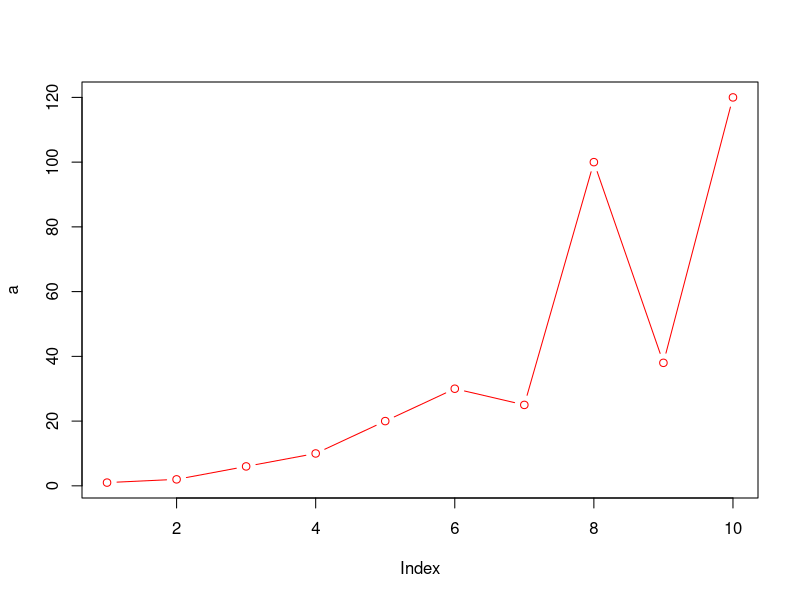
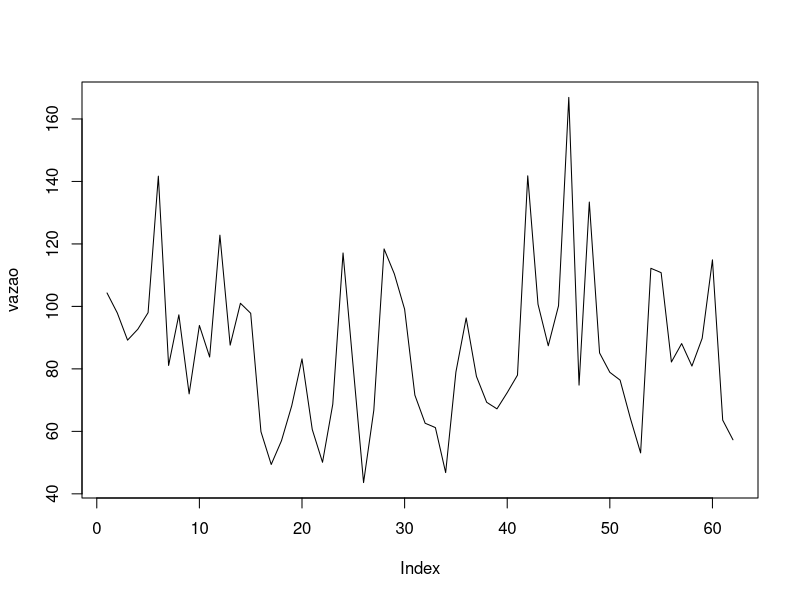
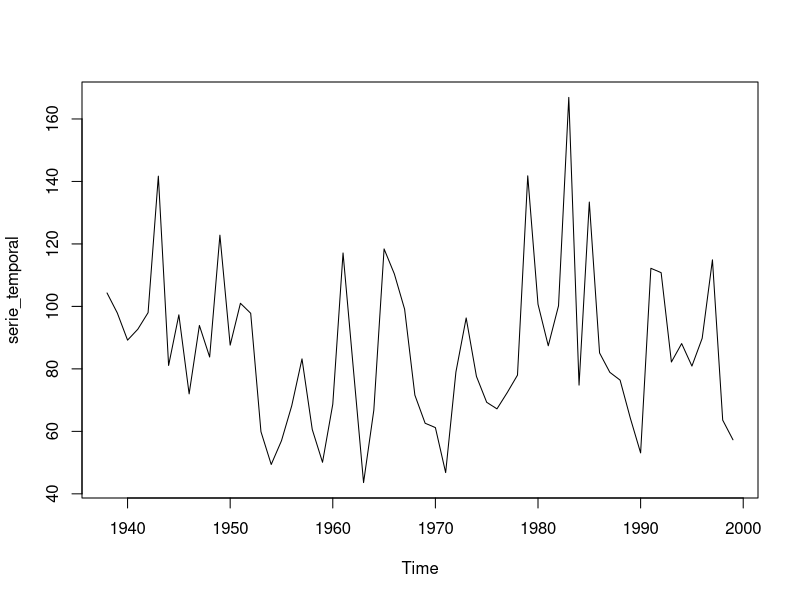
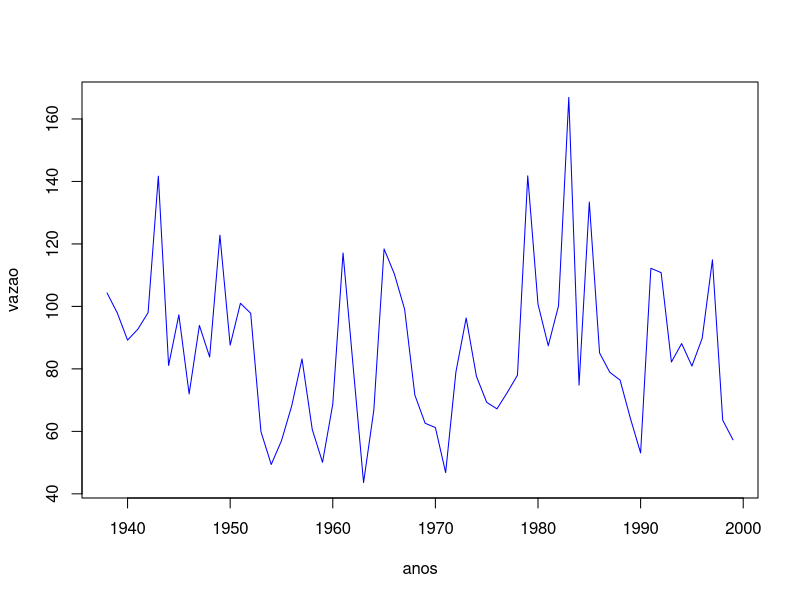
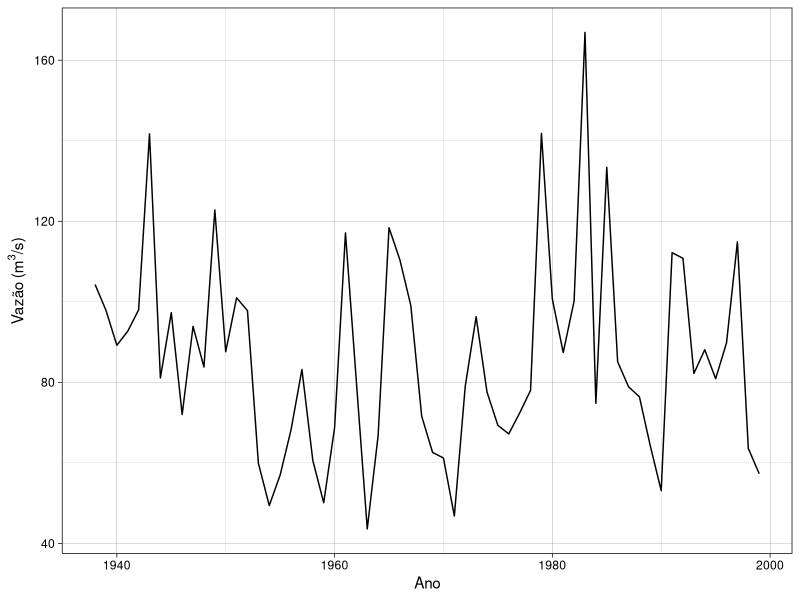
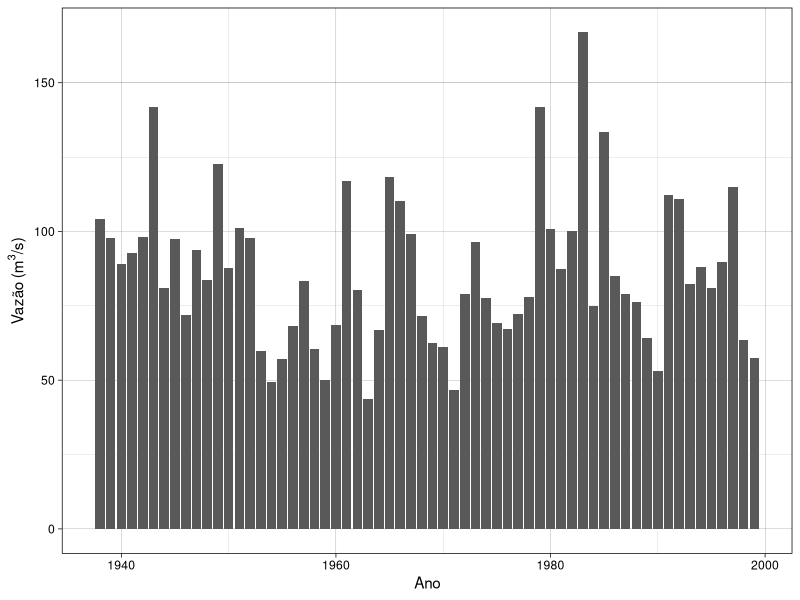
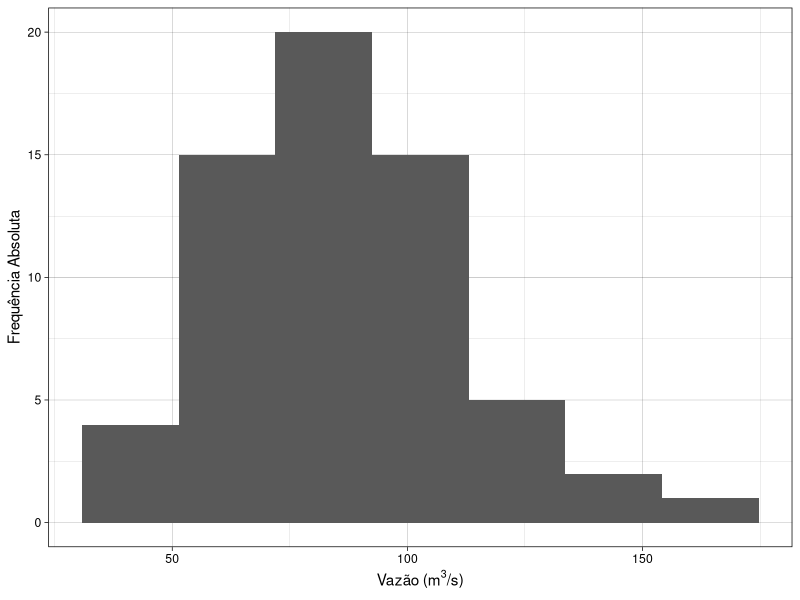
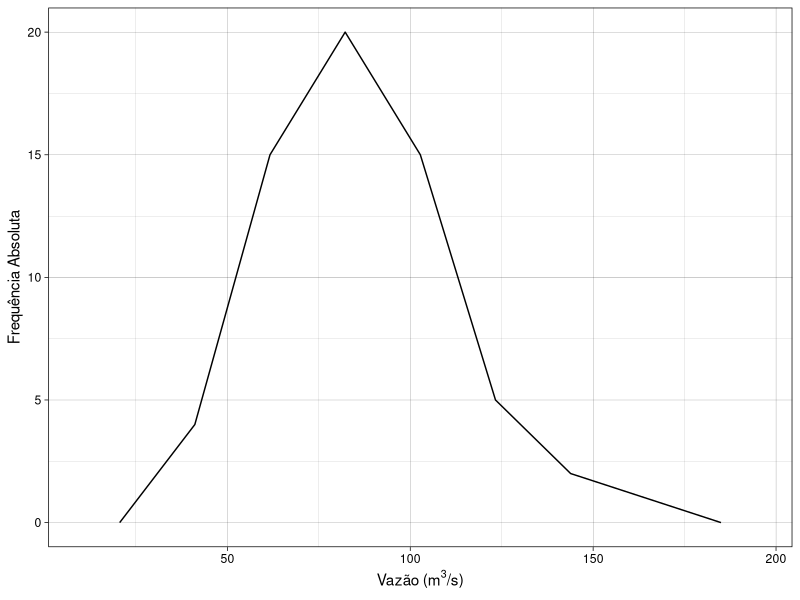

R code for these plots, in order:
# Preamble
library(ggplot2)

# Assigning values
x <- 4
y <- 10
z <- x + y

# Vector - beginning in i = 1 (includes the last value of the range)
a <- c(1, 2, 6, 10, 20, 30, 25, 100, 38, 120)
b <- a[2:4]

# Plotting graphics
plot(a, col='red', type='b')

# Defining path to file
# setwd('/Users/rq.aita/Códigos/stats-hydro/files')
setwd('/home/ufpr/Documentos/GitHub/stats-hydro/files')

# Loading file serie_anual.txt
serie_anual <- read.csv('serie_anual.txt', sep='\t', header=FALSE)

# Extracting values from data frame
vazao <- serie_anual$V2
plot(vazao, type='l')

# Plotting time series
serie_temporal <- ts(vazao, start=1938, end=1999)
plot(serie_temporal, type='l')

anos <- serie_anual$V1
plot(anos, vazao, type='l', col='blue')

# TODO
# Plot the following graphics: bar, line, flow duration curve and histogram

# Line
ggplot(serie_anual) + 
  geom_line(aes(x=V1, y=V2)) + 
  labs(x='Ano', y=expression('Vazão (m'^3*'/s)')) +
  theme_linedraw()

# Bar
ggplot(serie_anual) + 
  geom_col(aes(x=V1, y=V2)) + 
  labs(x='Ano', y=expression('Vazão (m'^3*'/s)')) +
  theme_linedraw()

# Histogram
N  <- dim(serie_anual)[1]
NC <- round(1 + 3.3 * log10(N))  # Sturges
ggplot(serie_anual) + 
  geom_histogram(aes(V2), bins=NC) + 
  labs(x=expression('Vazão (m'^3*'/s)'), y='Frequência Absoluta') +
  theme_linedraw()

# Frequency polygon
ggplot(serie_anual) +
  geom_freqpoly(aes(V2), bins=NC) + 
  labs(x=expression('Vazão (m'^3*'/s)'), y='Frequência Absoluta') +
  theme_linedraw()

# Flow duration curve
vazao_decr <- sort(vazao, decreasing=TRUE)
N <- length(vazao_decr)
n <- c(1:N)
n_N <- n / N
ggplot(serie_anual) +
  geom_line(aes(x=n_N*100, y=vazao_decr)) + 
  labs(x='Permanência (%)', y=expression('Vazão (m'^3*'/s)')) +
  theme_linedraw()